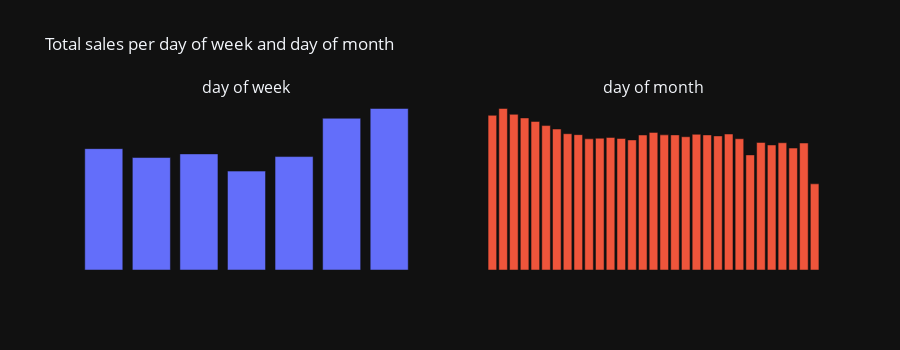

Notebook source saved alongside this figure:
### Code cell
# compute total sales per day of week and day of month
wd_sales = total_sales.group_by(pl.col("date").dt.weekday()).sum().sort(by="date")
md_sales = total_sales.group_by(pl.col("date").dt.day()).sum().sort(by="date")

# plot the results as bar graphs
fig = make_subplots(cols=2, subplot_titles=["day of week", "day of month"])
fig.add_trace(go.Bar(x=wd_sales["date"], y=wd_sales["sales"]), row=1, col=1)
fig.add_trace(go.Bar(x=md_sales["date"], y=md_sales["sales"]), row=1, col=2)
fig.update_layout(
    height=350,
    showlegend=False,
    title="Total sales per day of week and day of month",
).update_xaxes(visible=False).update_yaxes(visible=False)

### Figure 1 — Plotly figure (JSON) as saved in the notebook; plotly's stock layout.template omitted (floating-point values rounded to 4 significant figures)
{"data": [{"type": "bar", "x": [1, 2, 3, 4, 5, 6, 7], "xaxis": "x", "y": [148800000.0, 137900000.0, 142400000.0, 121300000.0, 139100000.0, 186100000.0, 198100000.0], "yaxis": "y"}, {"type": "bar", "x": [1, 2, 3, 4, 5, 6, 7, 8, 9, 10, 11, 12, 13, 14, 15, 16, 17, 18, 19, 20, 21, 22, 23, 24, 25, 26, 27, 28, 29, 30, 31], "xaxis": "x2", "y": [39870000.0, 41630000.0, 40130000.0, 39200000.0, 38300000.0, 37230000.0, 36340000.0, 35130000.0, 34890000.0, 33810000.0, 33970000.0, 34170000.0, 33900000.0, 33530000.0, 34800000.0, 35480000.0, 34840000.0, 34830000.0, 34350000.0, 34980000.0, 34820000.0, 34570000.0, 35060000.0, 33830000.0, 29670000.0, 32880000.0, 32230000.0, 32800000.0, 31430000.0, 32730000.0, 22210000.0], "yaxis": "y2"}], "layout": {"annotations": [{"font": {"size": 16}, "showarrow": false, "text": "day of week", "x": 0.225, "xanchor": "center", "xref": "paper", "y": 1, "yanchor": "bottom", "yref": "paper"}, {"font": {"size": 16}, "showarrow": false, "text": "day of month", "x": 0.775, "xanchor": "center", "xref": "paper", "y": 1, "yanchor": "bottom", "yref": "paper"}], "height": 350, "showlegend": false, "title": {"text": "Total sales per day of week and day of month"}, "xaxis": {"anchor": "y", "domain": [0, 0.45], "visible": false}, "xaxis2": {"anchor": "y2", "domain": [0.55, 1], "visible": false}, "yaxis": {"anchor": "x", "domain": [0, 1], "visible": false}, "yaxis2": {"anchor": "x2", "domain": [0, 1], "visible": false}}}
